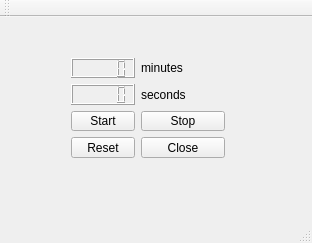
<?xml version="1.0" encoding="UTF-8"?>
<ui version="4.0">
 <class>MainWindow</class>
 <widget class="QMainWindow" name="MainWindow">
  <property name="geometry">
   <rect>
    <x>0</x>
    <y>0</y>
    <width>312</width>
    <height>243</height>
   </rect>
  </property>
  <property name="windowTitle">
   <string>MainWindow</string>
  </property>
  <widget class="QWidget" name="centralWidget">
   <widget class="QWidget" name="">
    <property name="geometry">
     <rect>
      <x>60</x>
      <y>30</y>
      <width>176</width>
      <height>122</height>
     </rect>
    </property>
    <layout class="QFormLayout" name="formLayout">
     <item row="0" column="0">
      <widget class="QLCDNumber" name="lcdNumberMin"/>
     </item>
     <item row="0" column="1">
      <widget class="QLabel" name="label">
       <property name="text">
        <string>minutes</string>
       </property>
      </widget>
     </item>
     <item row="1" column="0">
      <widget class="QLCDNumber" name="lcdNumberSec"/>
     </item>
     <item row="1" column="1">
      <widget class="QLabel" name="label_2">
       <property name="text">
        <string>seconds</string>
       </property>
      </widget>
     </item>
     <item row="2" column="0">
      <widget class="QPushButton" name="startButton">
       <property name="text">
        <string>Start</string>
       </property>
      </widget>
     </item>
     <item row="2" column="1">
      <widget class="QPushButton" name="stopButton">
       <property name="text">
        <string>Stop</string>
       </property>
      </widget>
     </item>
     <item row="3" column="0">
      <widget class="QPushButton" name="resetButton">
       <property name="text">
        <string>Reset</string>
       </property>
      </widget>
     </item>
     <item row="3" column="1">
      <widget class="QPushButton" name="closeButton">
       <property name="text">
        <string>Close</string>
       </property>
      </widget>
     </item>
    </layout>
   </widget>
  </widget>
  <widget class="QMenuBar" name="menuBar">
   <property name="geometry">
    <rect>
     <x>0</x>
     <y>0</y>
     <width>312</width>
     <height>25</height>
    </rect>
   </property>
  </widget>
  <widget class="QToolBar" name="mainToolBar">
   <attribute name="toolBarArea">
    <enum>TopToolBarArea</enum>
   </attribute>
   <attribute name="toolBarBreak">
    <bool>false</bool>
   </attribute>
  </widget>
  <widget class="QStatusBar" name="statusBar"/>
 </widget>
 <layoutdefault spacing="6" margin="11"/>
 <resources/>
 <connections/>
</ui>
